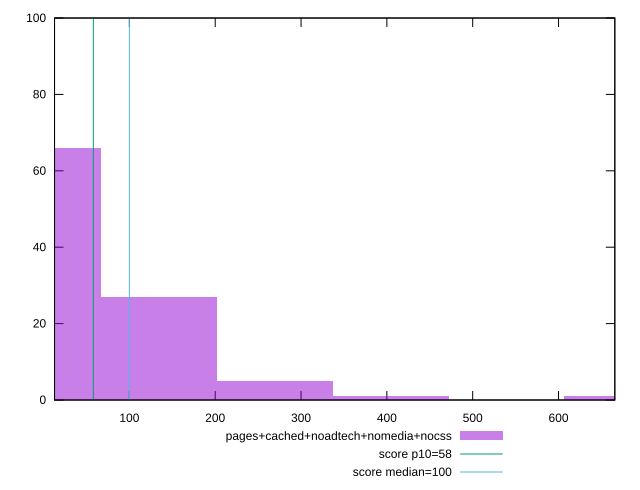

This figure's gnuplot source:
reset

$pagesCachedNoadtechNomediaNocss <<EOF
0 66
134.82792116562436 27
269.6558423312487 5
404.48376349687305 1
674.1396058281218 1
EOF

set key outside below
set boxwidth 134.82792116562436
set xrange [12.8:665.6]
set yrange [0:100]
set trange [0:100]
set style fill transparent solid 0.5 noborder

set parametric
set terminal svg size 640, 490 enhanced background rgb 'white'
set output "report_00015_2021-02-09T16-11-33.973Z/estimated-input-latency/comparison/histogram/4_vs_5.svg"

plot $pagesCachedNoadtechNomediaNocss title "pages+cached+noadtech+nomedia+nocss" with boxes, \
     58,t title "score p10=58", \
     100,t title "score median=100"

reset
